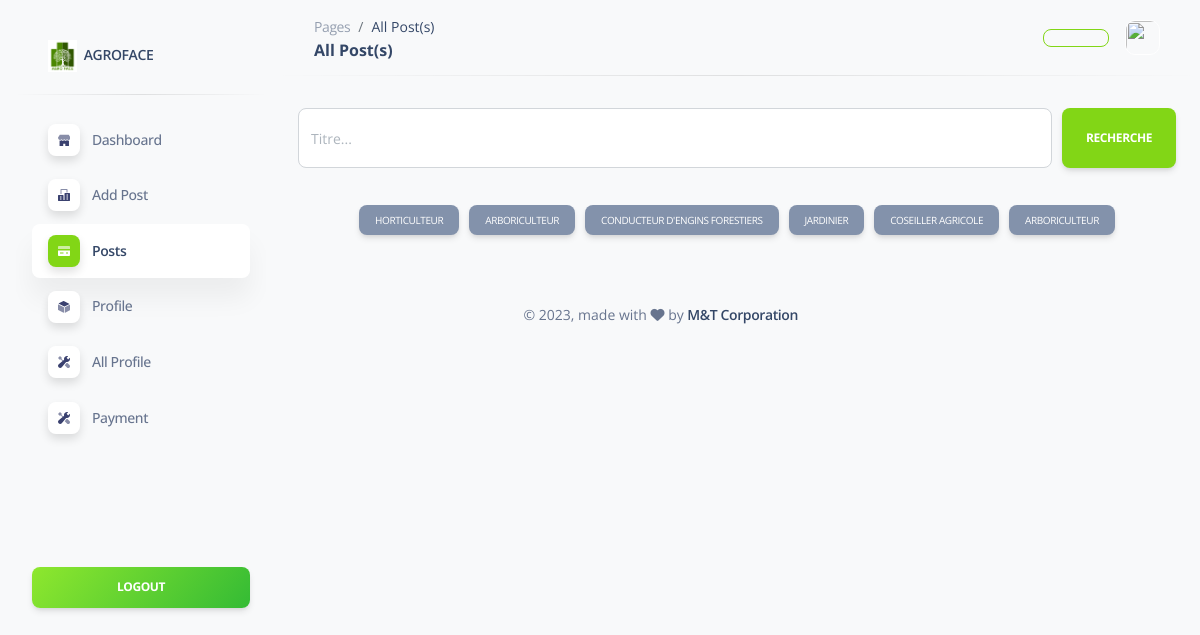
/Services/, run on an earlier commit of the app's database.
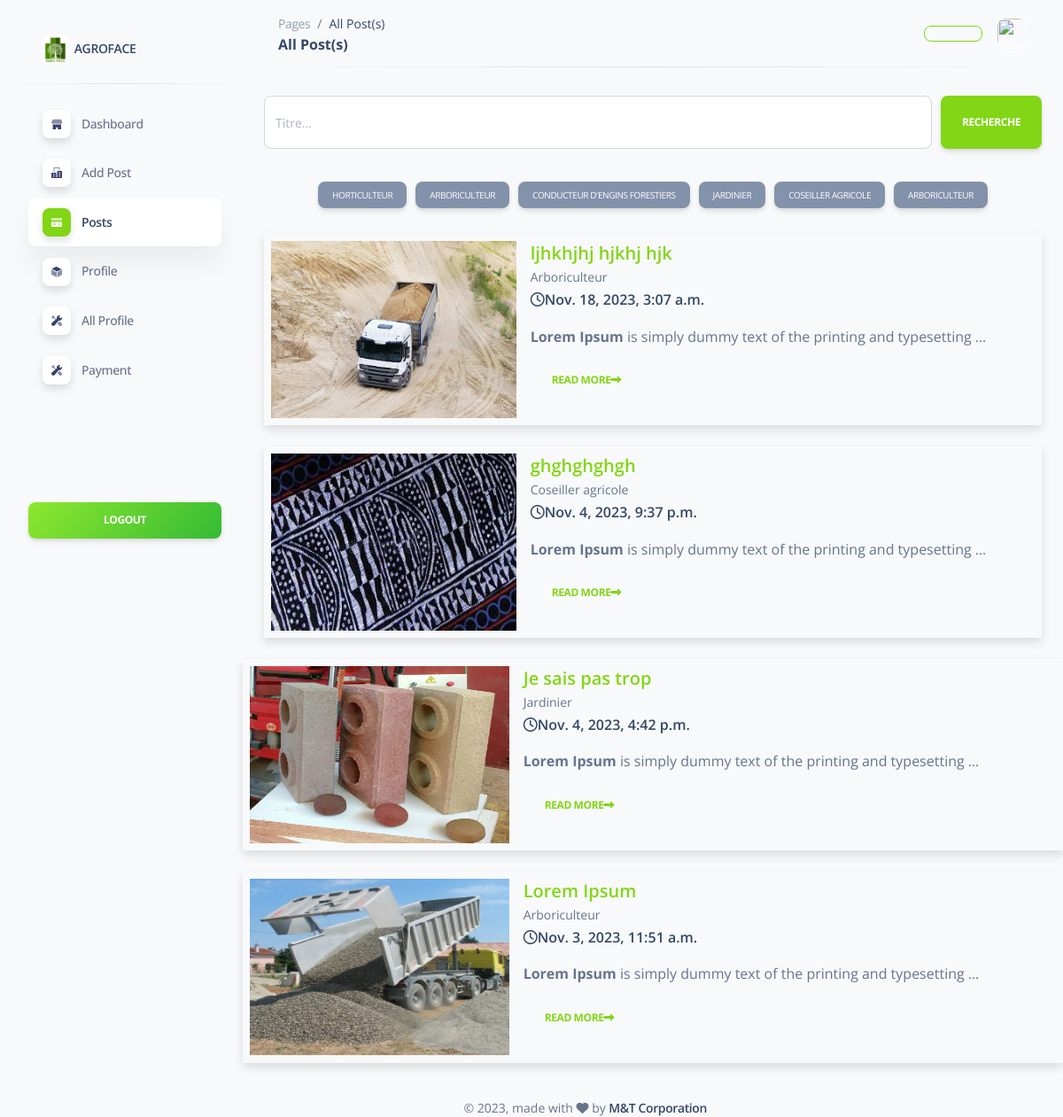
And on a later commit of the database.
### company/models.py (models this page shows, shortened)
class Category(models.Model):
    category = models.CharField(max_length=100)
    def __str__(self):
        return self.category

class Article(models.Model):
    author = models.ForeignKey("auth.User",on_delete = models.CASCADE, related_name='articles')
    profile = models.ForeignKey(Profile, on_delete=models.CASCADE, blank=True, null=True)
    title = models.CharField(max_length = 255)
    category = models.ForeignKey("Category",on_delete = models.CASCADE)
    content = RichTextField()
    created_date = models.DateTimeField(auto_now_add=True)
    article_image = models.FileField(upload_to='files/', blank = True,null = True)
    slug = models.SlugField(unique=True, max_length=100)
    class Meta:
        ordering = ['-created_date']

### company/views.py (the view)
# urls.py: path('Services/',views.articles,name = "articles"),
def articles(request):
    keyword = request.GET.get("keyword")
    categories = Category.objects.all()
    if keyword:
        articles = Article.objects.filter(title__contains = keyword)
        return render(request,"company/articles.html",{"articles":articles})
    articles = Article.objects.all()
    return render(request,"company/articles.html",{"articles":articles, "categories":categories})

### company/templates/company/articles.html (shortened to what this page needs)
{% extends '_partials/base1.html' %}
{% load static %}
{% load i18n %}
{% block content %}
  <nav class="navbar navbar-main navbar-expand-lg shadow-none px-0 mx-4 " id="navbarBlur" navbar-scroll="true">
    <div class="container-fluid py-1 px-3">
      <nav aria-label="breadcrumb">
        <ol class="breadcrumb bg-transparent mb-0 pb-0 pt-1 px-0 me-sm-6 me-5">
          <li class="breadcrumb-item text-sm"><a class="opacity-5 text-dark" href="javascript:;">Pages</a></li>
          <li class="breadcrumb-item text-sm text-dark active" aria-current="page">All Post(s)</li>
        </ol>
        <h6 class="font-weight-bolder mb-0">All Post(s)</h6>
      </nav>
      <div class="collapse navbar-collapse mt-sm-0 mt-2 me-md-0 me-sm-4" id="navbar">
        <ul class="navbar-nav  justify-content-end">
          <li class="nav-item d-flex align-items-center">
            <a class="btn btn-outline-success btn-sm mb-0 me-3" href="">{{request.user.username}}</a>
          </li>
          <li class="nav-item d-flex align-items-center">
            <img src="{{user.profile.profile_image.url}}" style="border: 1px solid white; border-radius: 10px; width: 35px; height: 35px" class="mr-3">
        </li>
        </ul>
      </div>
    </div>
  </nav>
  <hr class="horizontal dark mt-0">
  <div class="container">
    <div class="col-md-12">
        <form class="mb-3">
          <div class="form-row">
            <div class="col-auto form-group">
              <div class="d-flex align-items-center">
                <input type="text" name = "keyword" class="form-control" style="margin-right: 10px; height: 60px" maxlength="64" placeholder="Titre...">
                <button type="submit" class="btn btn-success mt-3" style="height: 60px">Recherche</button>
              </div>
            </div>
          </div>
        </form>
      </div>
    </div>
    <div class="row">
      <div class="col mb-4">
        <ul class="nav d-flex justify-content-center" id="myTab" role="tablist">
          {% for category in categories %}
            <li class="nav-item" style="font-size: 10px"> <a class="nav-link  btn btn-secondary" style="margin: 5px">{{category.category}}</a> </li>
          {% endfor %}
        </ul>
      </div>
    </div>
  <div class="container mb-4">
    <div class="row">
      {% for article in articles %}
        <div class="col-md-12 mb-4">
          <div class="shadow d-flex" style="">
            <div class="col-md-4 p-2">
              <a href="{% url 'detail' article.slug %}">
                <img class="card-img-top" style="height: 200px; width: 100%" src="{{article.article_image.url}}" alt="..."/>
              </a>
            </div>
            <div class="col-md-8 p-2">
              <h5 class="card-title" style="color: #82d616">{{article.title}}</h5>
              <small class="card-title">{{article.category}}</small>
              <h6 class="card-title"><i class="far fa-clock mr-2"></i>{{article.created_date}}</h6>
              <p class="card-text" style="overflow: hidden;">{{article.content|safe|truncatewords:10}}</p>
              <a class="btn btn-link pl-0" style="color: #82d616" href="{% url 'detail' article.slug %}">Read more<i class="fa fa-long-arrow-alt-right ml-2"></i></a>
            </div>
            </div>
          </div>
        </div>
      {% endfor %}
    </div>
  </div>
{% endblock content %}

What changed in the data, as far as the page shows it:
added Article: article_image (picture), title "ljhkhjhj hjkhj hjk", category "Arboriculteur", created_date "Nov. 18, 2023, 3:07 a.m.", content "Lorem Ipsum is simply dummy text of the printing and typesetting …"
added Article: article_image (picture), title "ghghghghgh", category "Coseiller agricole", created_date "Nov. 4, 2023, 9:37 p.m.", content "Lorem Ipsum is simply dummy text of the printing and typesetting …"
added Article: article_image (picture), title "Je sais pas trop", category "Jardinier", created_date "Nov. 4, 2023, 4:42 p.m.", content "Lorem Ipsum is simply dummy text of the printing and typesetting …"
added Article: article_image (picture), title "Lorem Ipsum", category "Arboriculteur", created_date "Nov. 3, 2023, 11:51 a.m.", content "Lorem Ipsum is simply dummy text of the printing and typesetting …"
